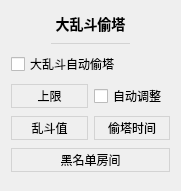
           <widget class="QWidget" name="danmakuToutaSettingsCard" native="true">
            <property name="geometry">
             <rect>
              <x>10</x>
              <y>350</y>
              <width>181</width>
              <height>191</height>
             </rect>
            </property>
            <property name="styleSheet">
             <string notr="true">#danmakuToutaSettingsCard
{
	background: #f7f7ff;
	border: none;
	border-radius: 5px;
}</string>
            </property>
            <layout class="QVBoxLayout" name="verticalLayout_34">
             <item>
              <widget class="QLabel" name="label_22">
               <property name="sizePolicy">
                <sizepolicy hsizetype="Preferred" vsizetype="Fixed">
                 <horstretch>0</horstretch>
                 <verstretch>0</verstretch>
                </sizepolicy>
               </property>
               <property name="styleSheet">
                <string notr="true">font-size: 14px;
font-weight: 500;</string>
               </property>
               <property name="text">
                <string>大乱斗偷塔</string>
               </property>
               <property name="alignment">
                <set>Qt::AlignCenter</set>
               </property>
              </widget>
             </item>
             <item>
              <widget class="QWidget" name="widget_15" native="true">
               <property name="minimumSize">
                <size>
                 <width>0</width>
                 <height>1</height>
                </size>
               </property>
               <property name="maximumSize">
                <size>
                 <width>16777215</width>
                 <height>1</height>
                </size>
               </property>
               <property name="styleSheet">
                <string notr="true">background: lightgray;
margin: 40px;</string>
               </property>
              </widget>
             </item>
             <item>
              <widget class="CheckBox1" name="pkAutoMelonCheck">
               <property name="cursor">
                <cursorShape>PointingHandCursor</cursorShape>
               </property>
               <property name="toolTip">
                <string>大乱斗最后几秒如果有必要的话，自动赠送吃瓜
注意自己的余额！！！（0.1元/吃瓜）</string>
               </property>
               <property name="text">
                <string>大乱斗自动偷塔</string>
               </property>
              </widget>
             </item>
             <item>
              <layout class="QHBoxLayout" name="horizontalLayout_6">
               <item>
                <widget class="QPushButton" name="pkMaxGoldButton">
                 <property name="enabled">
                  <bool>true</bool>
                 </property>
                 <property name="cursor">
                  <cursorShape>PointingHandCursor</cursorShape>
                 </property>
                 <property name="styleSheet">
                  <string notr="true">QPushButton
{
	background: transparent;
	border: 1px solid lightgray;
	padding: 2px 8px 2px 8px;
}

QPushButton:hover
{
	background: #eeeeee;
}

QPushButton:pressed
{
	background: #cccccc;
}

</string>
                 </property>
                 <property name="text">
                  <string>上限</string>
                 </property>
                 <property name="flat">
                  <bool>false</bool>
                 </property>
                </widget>
               </item>
               <item>
                <widget class="CheckBox1" name="pkAutoMaxGoldCheck">
                 <property name="cursor">
                  <cursorShape>PointingHandCursor</cursorShape>
                 </property>
                 <property name="toolTip">
                  <string>&lt;html&gt;&lt;head/&gt;&lt;body&gt;&lt;p&gt;根据双方礼物数值，自动调整偷塔的上限，最高为设定的10倍&lt;/p&gt;&lt;p&gt;积分超过10000时（1000元），为10倍。&lt;/p&gt;&lt;/body&gt;&lt;/html&gt;</string>
                 </property>
                 <property name="text">
                  <string>自动调整</string>
                 </property>
                </widget>
               </item>
              </layout>
             </item>
             <item>
              <layout class="QHBoxLayout" name="horizontalLayout_7">
               <item>
                <widget class="QPushButton" name="pkMelonValButton">
                 <property name="cursor">
                  <cursorShape>PointingHandCursor</cursorShape>
                 </property>
                 <property name="styleSheet">
                  <string notr="true">QPushButton
{
	background: transparent;
	border: 1px solid lightgray;
	padding: 2px 8px 2px 8px;
}

QPushButton:hover
{
	background: #eeeeee;
}

QPushButton:pressed
{
	background: #cccccc;
}

</string>
                 </property>
                 <property name="text">
                  <string>乱斗值</string>
                 </property>
                </widget>
               </item>
               <item>
                <widget class="QPushButton" name="pkJudgeEarlyButton">
                 <property name="cursor">
                  <cursorShape>PointingHandCursor</cursorShape>
                 </property>
                 <property name="styleSheet">
                  <string notr="true">QPushButton
{
	background: transparent;
	border: 1px solid lightgray;
	padding: 2px 8px 2px 8px;
}

QPushButton:hover
{
	background: #eeeeee;
}

QPushButton:pressed
{
	background: #cccccc;
}

</string>
                 </property>
                 <property name="text">
                  <string>偷塔时间</string>
                 </property>
                </widget>
               </item>
              </layout>
             </item>
             <item>
              <widget class="QPushButton" name="pkBlankButton">
               <property name="cursor">
                <cursorShape>PointingHandCursor</cursorShape>
               </property>
               <property name="styleSheet">
                <string notr="true">QPushButton
{
	background: transparent;
	border: 1px solid lightgray;
	padding: 2px 8px 2px 8px;
}

QPushButton:hover
{
	background: #eeeeee;
}

QPushButton:pressed
{
	background: #cccccc;
}

</string>
               </property>
               <property name="text">
                <string>黑名单房间</string>
               </property>
              </widget>
             </item>
            </layout>
           </widget>
